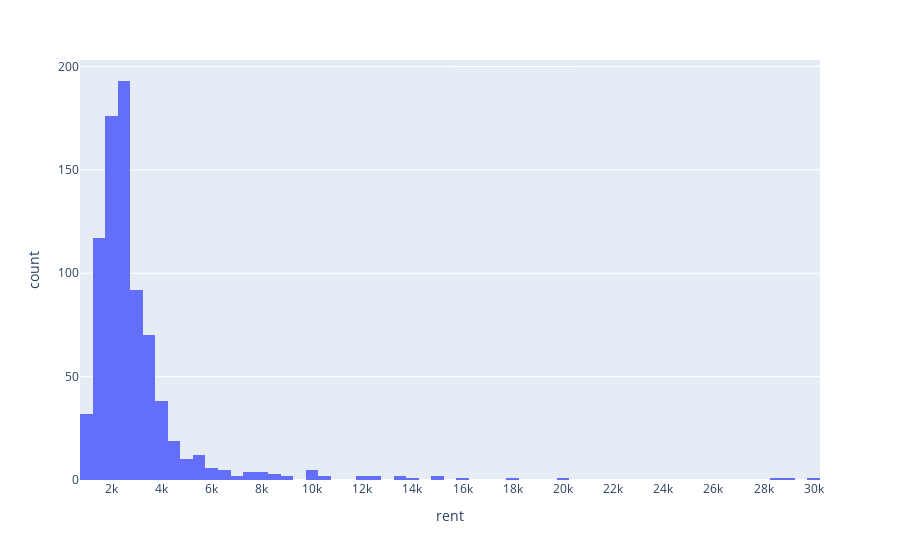

Notebook cell for this chart:
### Code cell
fig = px.histogram(df, x='rent')
fig.update_xaxes(dtick=2000)

fig.show()

### Figure 1 — Plotly figure (JSON) as saved in the notebook; plotly's stock layout.template omitted (floating-point values rounded to 4 significant figures; data arrays with more than 128 entries replaced by an {"elided": "..."} marker saying what was removed)
{"data": [{"alignmentgroup": "True", "bingroup": "x", "hovertemplate": "rent=%{x}<br>count=%{y}<extra></extra>", "legendgroup": "", "marker": {"color": "#636efa", "pattern": {"shape": ""}}, "name": "", "offsetgroup": "", "orientation": "v", "showlegend": false, "type": "histogram", "x": {"elided": "807 float values"}, "xaxis": "x", "yaxis": "y"}], "layout": {"autosize": true, "barmode": "relative", "legend": {"tracegroupgap": 0}, "margin": {"t": 60}, "xaxis": {"anchor": "y", "autorange": true, "domain": [0, 1], "dtick": 2000, "range": [750, 30250], "title": {"text": "rent"}, "type": "linear"}, "yaxis": {"anchor": "x", "autorange": true, "domain": [0, 1], "range": [0, 203.2], "title": {"text": "count"}}}}
